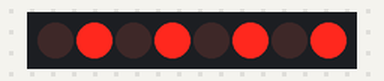
Bench run of a sketch on a simulated Arduino Uno, built with avr-gcc and run on an emulated ATmega328P. Parts: 8 shift-register outputs drawn as a row of LEDs (first output left, lit = HIGH). Wiring (inferred from the names in the program): shift register (74HC595): data pin 4; shift clock pin 6; latch pin 5. Wiring (inferred from the signals the program sends): row of LEDs: on Q0, Q1, Q2, Q3, Q4, Q5, Q6, Q7.

Above: at 0.2 s.
At 1.7 s:
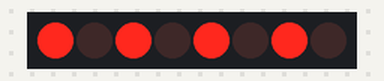
Timing chart, 0 to 3.0 s (numbered marks = the images above):
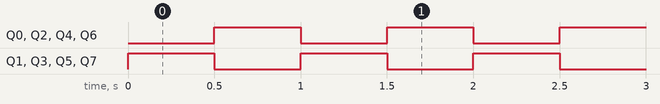

Measured:
- by itself, Q0–7: alternates HIGH for 0.50 s and LOW for 0.50 s

The sketch:

_01_Shift_Register_Brute_Force_II.ino
```cpp
/*

 Basic Sketch To Control a 74HC595.
 Brute Force Method 02
 http://rheingoldheavy.com/shift-register-circuit-build-101/

 */

// Set the pin connections from the shift register
int dataPin    = 4;
int latchPin   = 5;
int clockPin   = 6;


void setup()
{
  pinMode(latchPin,   OUTPUT);
  pinMode(dataPin,    OUTPUT);
  pinMode(clockPin,   OUTPUT);
}


void loop()
{

  // Brute Force Method 02
  digitalWrite  (latchPin, LOW);
  shiftOut      (dataPin, clockPin, MSBFIRST, B10101010);
  digitalWrite  (latchPin, HIGH);
  delay         (500);

  digitalWrite  (latchPin, LOW);
  shiftOut      (dataPin, clockPin, MSBFIRST, B01010101);
  digitalWrite  (latchPin, HIGH);
  delay         (500);

}
```
